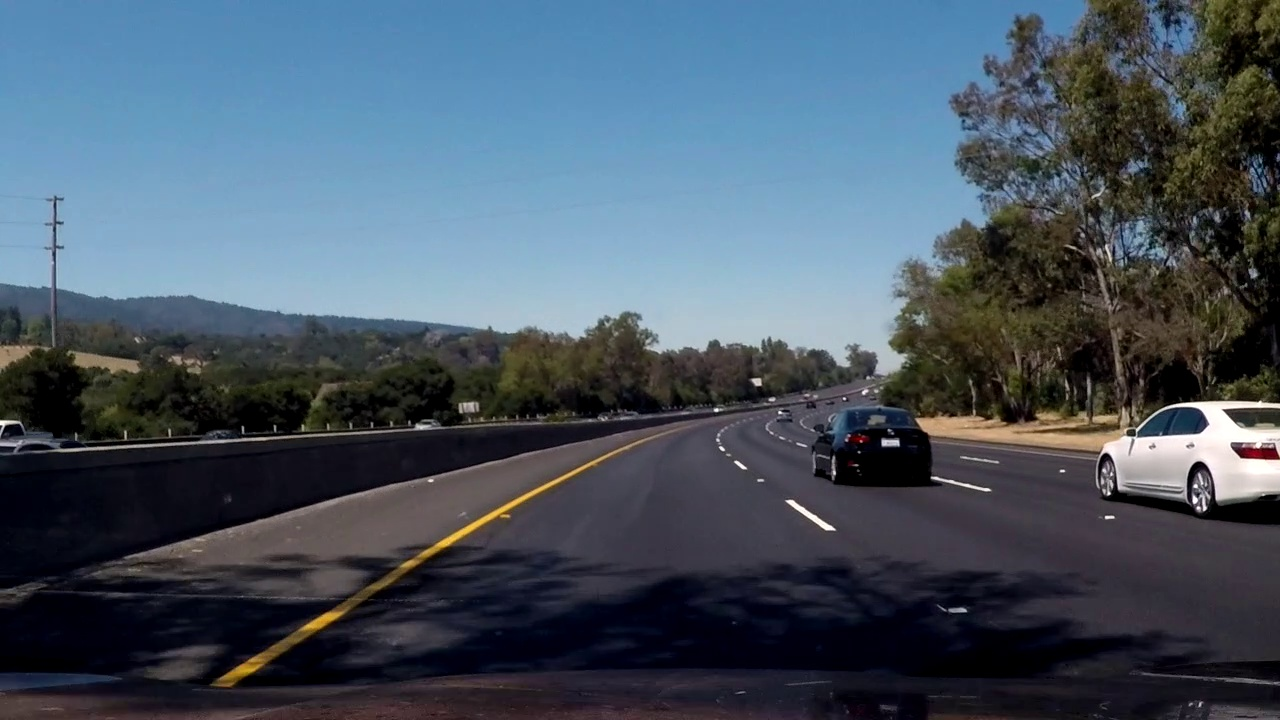
#> input picture images/challenge_161.jpg, 1280 x 720 px
$ python process_videos.py
#> lines starting #> are read from the running program, lines starting #| are printed output that depends on the picture; after the words box and inside, x2 and y2 are one past the last pixel; in counts of white or black regions, pixels touching at a corner belong together; pictures that were not available may be replaced by others from this repository, and a replacement may not be noted
### utils.py
import cv2
import numpy as np


def color_selection(image):
    """Apply color selection to the image."""
    # Convert colorspace to HSL
    hsl_image = cv2.cvtColor(image, cv2.COLOR_BGR2HLS)

    # Mask for white lane lines.
    white_lowerb = np.array([0, 200, 0], dtype=np.uint8)
    white_upperb = np.array([255, 255, 255], dtype=np.uint8)
    white_mask = cv2.inRange(hsl_image, white_lowerb, white_upperb)

    # Mask for yellow lane lines.
    yellow_lowerb = np.array([10, 0, 100], dtype=np.uint8)
    yellow_upperb = np.array([40, 255, 255], dtype=np.uint8)
    yellow_mask = cv2.inRange(hsl_image, yellow_lowerb, yellow_upperb)

    mask = cv2.bitwise_or(white_mask, yellow_mask)
    masked_image = cv2.bitwise_and(image, image, mask=mask)

    return masked_image


def grayscale(image):
    """Convert the image to grayscale."""
    return cv2.cvtColor(image, cv2.COLOR_BGR2GRAY)


def gaussian_blur(image, kernel_size):
    """Apply Gaussian blur to the image."""
    return cv2.GaussianBlur(image, (kernel_size, kernel_size), 0)


def canny(image, low_threshold, high_threshold):
    """Apply Canny edge detection to the image."""
    return cv2.Canny(image, low_threshold, high_threshold)


def region_of_interest(img, vertices):
    """Apply image mask to reduce noises from useless information"""
    mask = np.zeros_like(img)

    # Defining a 3 channel or 1 channel color to fill the mask with depending on the input image
    if len(img.shape) > 2:
        channel_count = img.shape[2]
        ignore_mask_color = (255,) * channel_count
    else:
        ignore_mask_color = 255

    cv2.fillPoly(mask, vertices, ignore_mask_color)

    masked_image = cv2.bitwise_and(img, mask)
    return masked_image


def hough_lines(image, rho, theta, threshold, min_line_length, max_line_gap):
    """Find line segments using Hough transform."""
    return cv2.HoughLinesP(
        image, rho, theta, threshold, np.array([]), min_line_length, max_line_gap
    )


def draw_lines(image, lines, color=(0, 0, 255), thickness=10):
    """Draw line segments onto the image"""
    for line in lines:
        for x1, y1, x2, y2 in line:
            cv2.line(image, (x1, y1), (x2, y2), color, thickness)


def weighted_img(image_1, alpha, image_2, beta, gamma):
    """Return weighted sum of two images."""
    return cv2.addWeighted(image_1, alpha, image_2, beta, gamma)


def classify_left_right_lines(lines):
    """Split the lines into left and right lane lines."""
    left_lines = []
    right_lines = []

    for line in lines:
        for x1, y1, x2, y2 in line:
            if x2 == x1:
                continue

            slope = (y2 - y1) / (x2 - x1)
            if -0.8 < slope < -0.4:
                left_lines.append(line)
            elif 0.4 < slope < 0.8:
                right_lines.append(line)

    return left_lines, right_lines


def calculate_average_slope(lines):
    """Calculate the average slope of left and right lane lines."""
    slope = 0
    for line in lines:
        for x1, y1, x2, y2 in line:
            slope += (y2 - y1) / (x2 - x1)

    return slope / len(lines) if len(lines) > 0 else None


def extrapolate_lines(lines, y_min, y_max):
    """Extrapolate the line segments to get the full extent of the lane lines"""
    left_lines, right_lines = classify_left_right_lines(lines)

    extrapolated_lines = []
    if len(left_lines) != 0:
        left_lane_line_slope = calculate_average_slope(left_lines)
        left_lines_mean = np.mean(left_lines, axis=0)
        x1_left = int(
            (y_min - left_lines_mean[0][1]) / left_lane_line_slope
            + left_lines_mean[0][0]
        )
        x2_left = int(
            (y_max - left_lines_mean[0][1]) / left_lane_line_slope
            + left_lines_mean[0][0]
        )
        extrapolated_lines.append([x1_left, y_min, x2_left, y_max])

    if len(right_lines) != 0:
        right_lane_line_slope = calculate_average_slope(right_lines)
        right_lines_mean = np.mean(right_lines, axis=0)
        x1_right = int(
            (y_min - right_lines_mean[0][1]) / right_lane_line_slope
            + right_lines_mean[0][0]
        )
        x2_right = int(
            (y_max - right_lines_mean[0][1]) / right_lane_line_slope
            + right_lines_mean[0][0]
        )
        extrapolated_lines.append([x1_right, y_min, x2_right, y_max])

    return np.array([extrapolated_lines], dtype=np.int32)


def process_image(image):
    """Detect lane lines in the image and return the image with lane lines drawn on it."""
    color_selected = color_selection(image)

    gray = grayscale(color_selected)
    blurred_gray = gaussian_blur(gray, 5)
    edges = canny(blurred_gray, 50, 150)

    h, w = image.shape[:2]
    lower_left = [w / 9, h]
    lower_right = [w * 8 / 9, h]
    top_left = [w / 2 - w / 15, h / 2 + h / 10]
    top_right = [w / 2 + w / 15, h / 2 + h / 10]
    vertices = np.array(
        [[lower_left, top_left, top_right, lower_right]],
        dtype=np.int32,
    )
    edges = region_of_interest(edges, vertices)

    lines = hough_lines(edges, 1, np.pi / 180.0, 30, 20, 200)

    draw_lines(edges, lines)

    line_image = np.zeros_like(image)
    if lines is not None:
        lane_lines = extrapolate_lines(lines, h / 2 + h / 10, h)
        draw_lines(line_image, lane_lines)

    return weighted_img(image, 0.8, line_image, 1.0, 0.0)

### process_videos.py
import os

import cv2

from utils import process_image


def main():
    """Process all the videos in the `videos` directory and save them to the output_video directory"""
    video_dir = "videos"
    output_dir = "output_videos"
    if not os.path.exists(output_dir):
        os.makedirs(output_dir)

    for video_name in os.listdir(video_dir):
        video_path = os.path.join(video_dir, video_name)
        output_path = os.path.join(output_dir, video_name)

        cap = cv2.VideoCapture(video_path)

        fourcc = cv2.VideoWriter_fourcc(*"mp4v")
        fps = cap.get(cv2.CAP_PROP_FPS)
        width = int(cap.get(cv2.CAP_PROP_FRAME_WIDTH))
        height = int(cap.get(cv2.CAP_PROP_FRAME_HEIGHT))
        out = cv2.VideoWriter(output_path, fourcc, fps, (width, height))

        print(f"Processing {video_name}...", end="", flush=True)

        while cap.isOpened():
            ret, frame = cap.read()
#> frame is the input picture: shape (720, 1280, 3); mean B, G, R 99, 85.6, 71.7
            if not ret:
                break

            frame = process_image(frame)
#> in color_selection, `white_mask = cv2.inRange(hsl_image, white_lowerb, white_upperb)`:
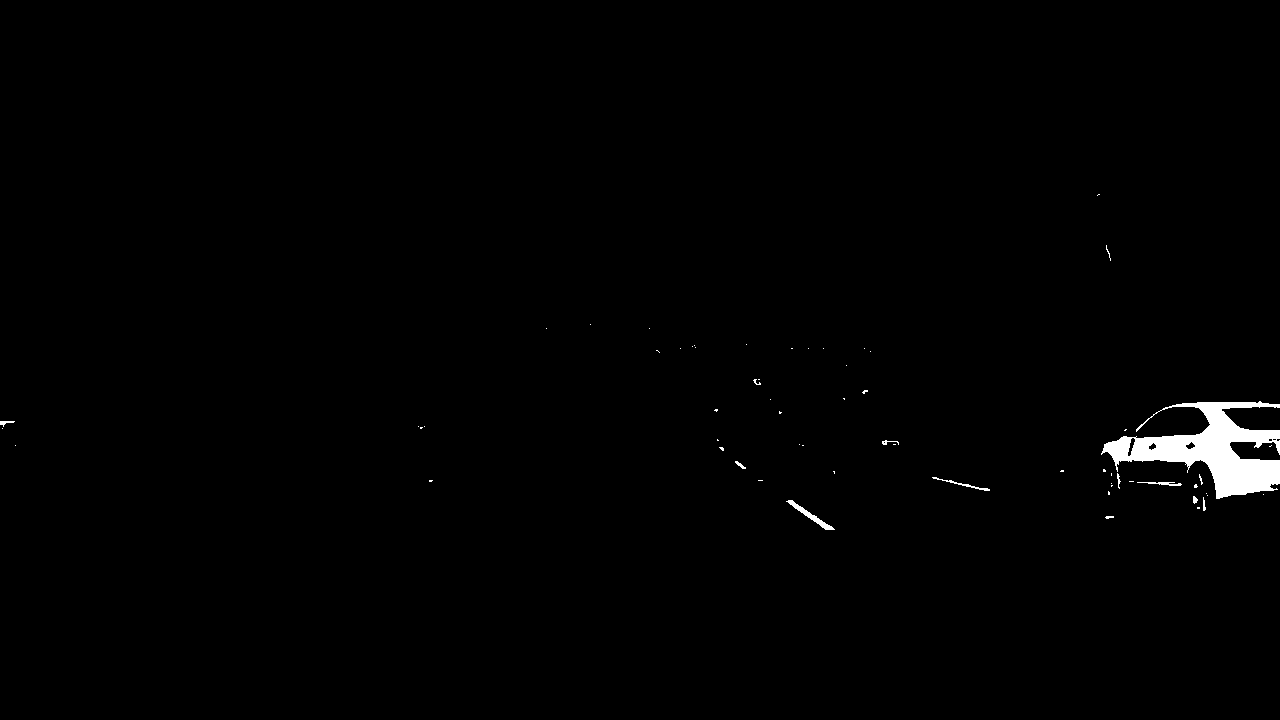
#> white_mask: shape (720, 1280); 0.89% white; 63 white regions (51 under 20 px), largest, box (x1, y1, x2, y2) and area: (1101, 401, 1280, 499) 7306, (786, 500, 835, 530) 262, (932, 477, 990, 491) 116
#> in region_of_interest, `masked_image = cv2.bitwise_and(img, mask)`:
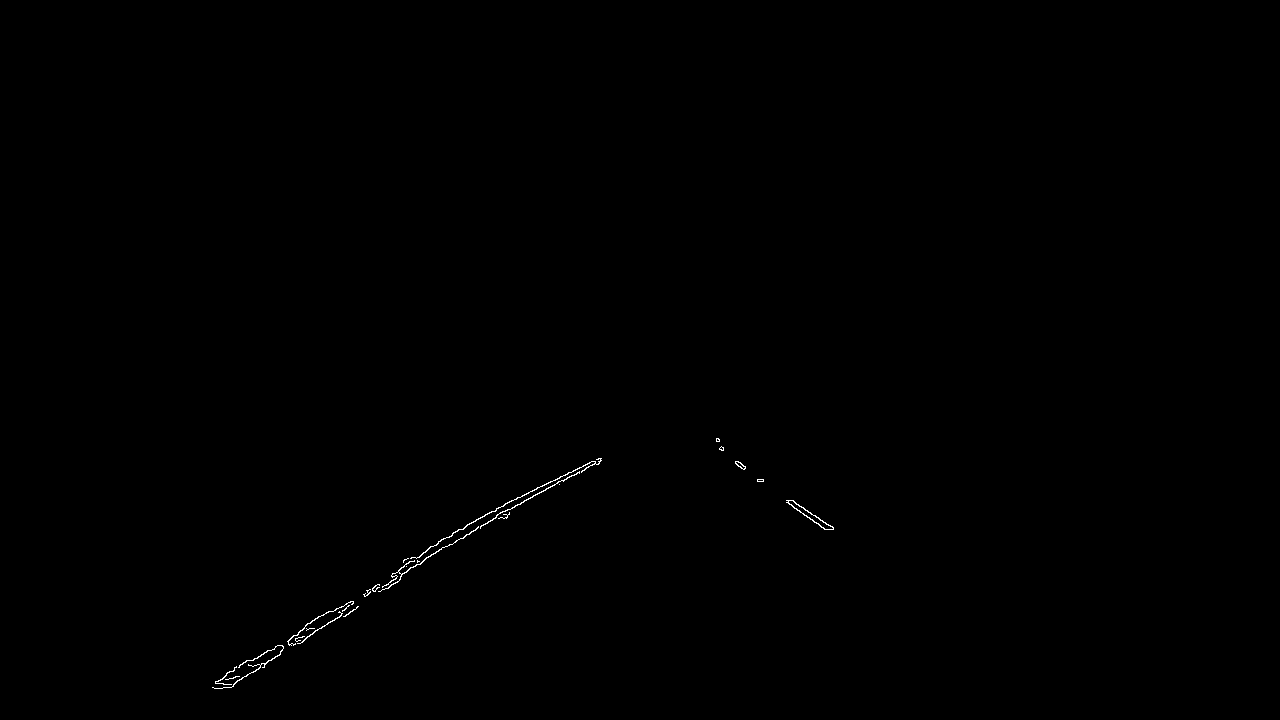
#> masked_image: shape (720, 1280); 0.17% white in thin lines or dots, all inside (x1, y1, x2, y2) = (212, 438, 834, 689)
#> in process_image, `lines = hough_lines(edges, 1, np.pi / 180.0, 30, 20, 200)`: lines = 15 rows, first 6: [226, 673, 598, 458], [458, 529, 591, 461], [225, 675, 601, 458], [215, 682, 600, 460], [225, 687, 599, 463], [224, 687, 459, 529]
#> the loop in draw_lines, `for line in lines:` made 15 passes
#> after the loop in draw_lines, `for line in lines:`:
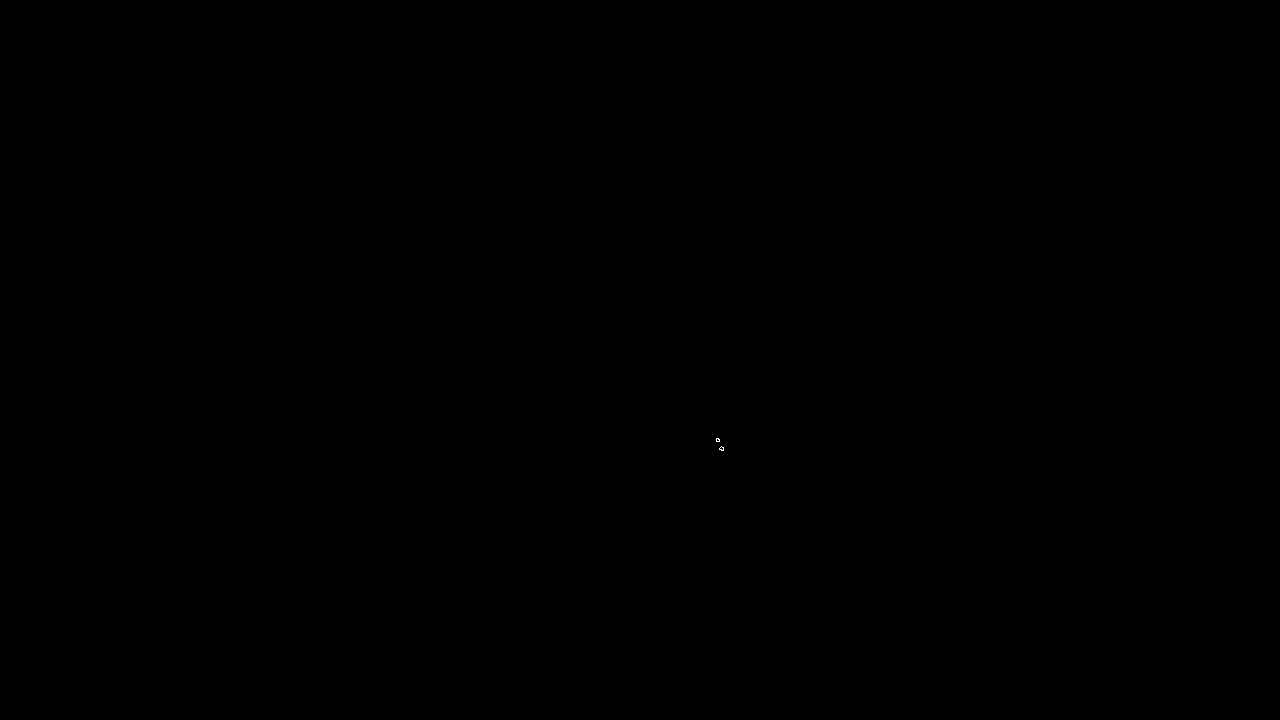
#> image: shape (720, 1280); 0% white in thin lines or dots, all inside (x1, y1, x2, y2) = (716, 438, 724, 451)
#> the loop in classify_left_right_lines, `for line in lines:` made 15 passes
#> after the loop in classify_left_right_lines, `for line in lines:`: left_lines = 12 items, first 6: [[226, 673, 598, 458]], [[458, 529, 591, 461]], [[225, 675, 601, 458]], [[215, 682, 600, 460]], [[225, 687, 599, 463]], [[224, 687, 459, 529]]; right_lines = [[[737, 465, 833, 528]], [[757, 480, 824, 529]], [[735, 463, 833, 527]]]
#> the loop in calculate_average_slope, `for line in lines:` made 12 passes
#> after the loop in calculate_average_slope, `for line in lines:`: slope = -7.01
#> in extrapolate_lines, `left_lane_line_slope = calculate_average_slope(left_lines)`: left_lane_line_slope = -0.584
#> in extrapolate_lines, `left_lines_mean = np.mean(left_lines, axis=0)`: left_lines_mean = [[265.4, 655.2, 524.3, 502.2]]
#> in extrapolate_lines, `x1_left = int( (y_min - left_lines_mean[0][1]) / left_lane_line_slope ..`: x1_left = 647
#> in extrapolate_lines, `x2_left = int( (y_max - left_lines_mean[0][1]) / left_lane_line_slope ..`: x2_left = 154
#> the loop in calculate_average_slope (call 2), `for line in lines:` made 3 passes
#> in extrapolate_lines, `right_lane_line_slope = calculate_average_slope(right_lines)`: right_lane_line_slope = 0.68
#> in extrapolate_lines, `right_lines_mean = np.mean(right_lines, axis=0)`: right_lines_mean = [[743, 469.3, 830, 528]]
#> in extrapolate_lines, `x1_right = int( (y_min - right_lines_mean[0][1]) / right_lane_line_slo..`: x1_right = 688
#> in extrapolate_lines, `x2_right = int( (y_max - right_lines_mean[0][1]) / right_lane_line_slo..`: x2_right = 1111
#> in process_image, `lane_lines = extrapolate_lines(lines, h / 2 + h / 10, h)`: lane_lines = [[647, 432, 154, 720], [688, 432, 1111, 720]]
#> the loop in draw_lines (call 2), `for line in lines:` made 1 pass
#> line on pass 1: [[647, 432, 154, 720], [688, 432, 1111, 720]]
#> in weighted_img, `return cv2.addWeighted(image_1, alpha, image_2, beta, gamma)`:
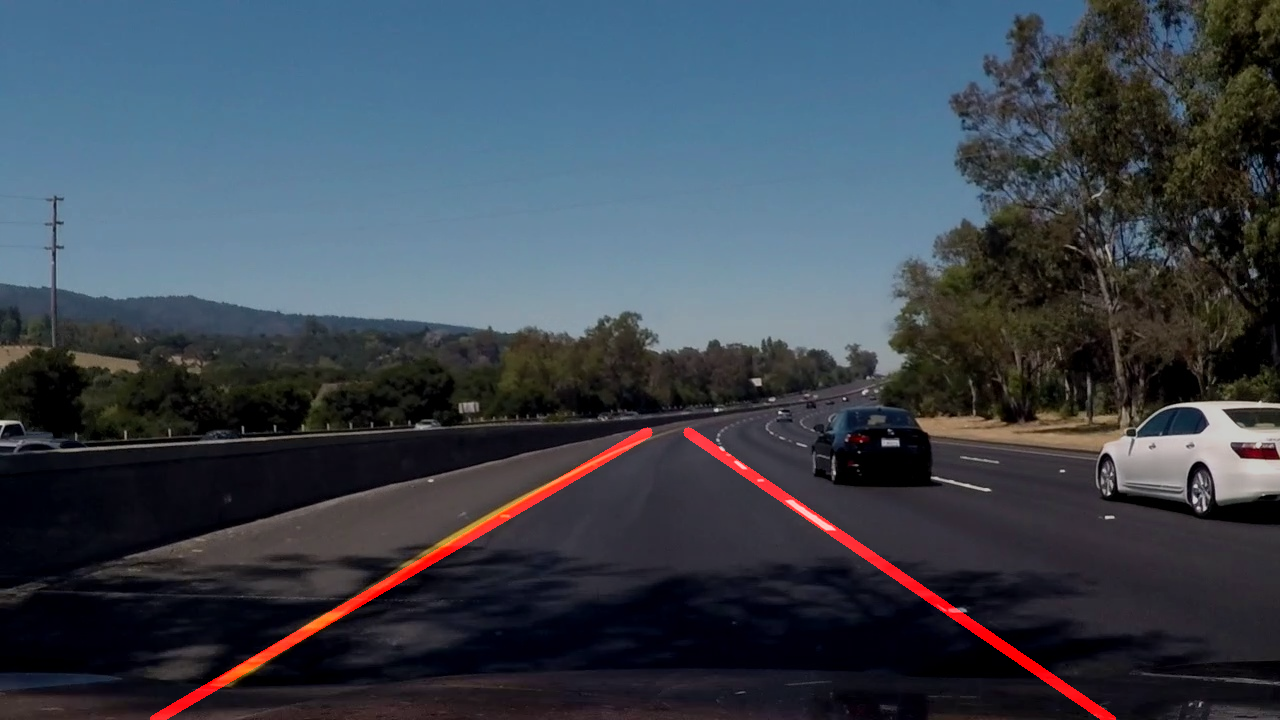
#> returned value: shape (720, 1280, 3); mean of channels 0, 1, 2 79.2, 68.5, 59.9; drawn as B, G, R

            out.write(frame)

        cap.release()
        out.release()

        print("Done")


if __name__ == "__main__":
    main()
